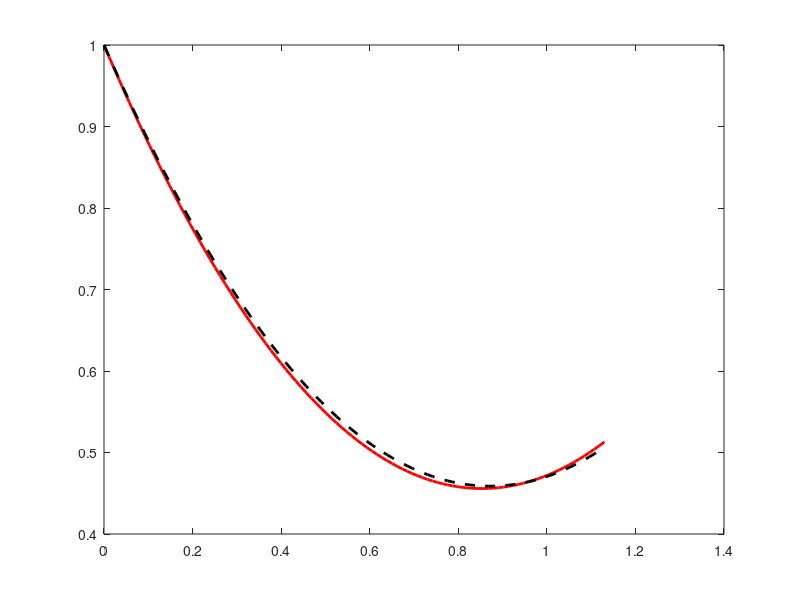

MATLAB code to generate this figure: (Note: this script raises an error after producing the figure.)
% Better-conditioned matrix from a least squares fitting
x= [0, 0.61, 1.13]';%  Abcissa
y= [1, 0.5, 0.513]';% Ordinate
dy= [0,0.00746,-0.006658]';% Perturbation of the Ordinate
A = [x.^2,x.^1,x.^0];% Least-squares matrix
p=(A'*A)\(A'*y)% Solve the normal equations of the least-squares
dp=(A'*A)\(A'*dy)  %solve the normal equations for the perturbation
norm(dy)/norm(y)% Relative error of the data
norm(dp)/norm(p)% Relative error of the solution
(norm(dp)/norm(p))/(norm(dy)/norm(y))% Not so bad
cond(A'*A)*norm(dy)/norm(y)% Why? The condition number!
% [V,D] =eig(A'*A)
x =linspace(0,1.13,100)';
plot(x,[x.^2,x.^1,x.^0]*p,'r-','linewidth',2); hold on
plot(x,[x.^2,x.^1,x.^0]*(p+dp),'k--','linewidth',2)
labels('$x$','$y$')
axis tight
